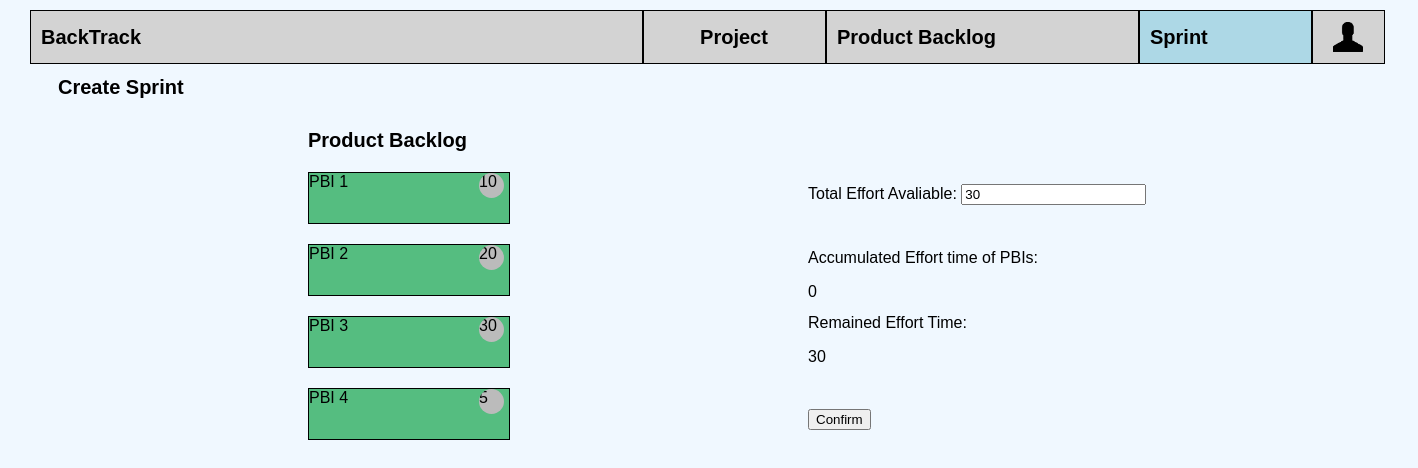
/sprints/createsprint, run on an earlier commit of the app's database.
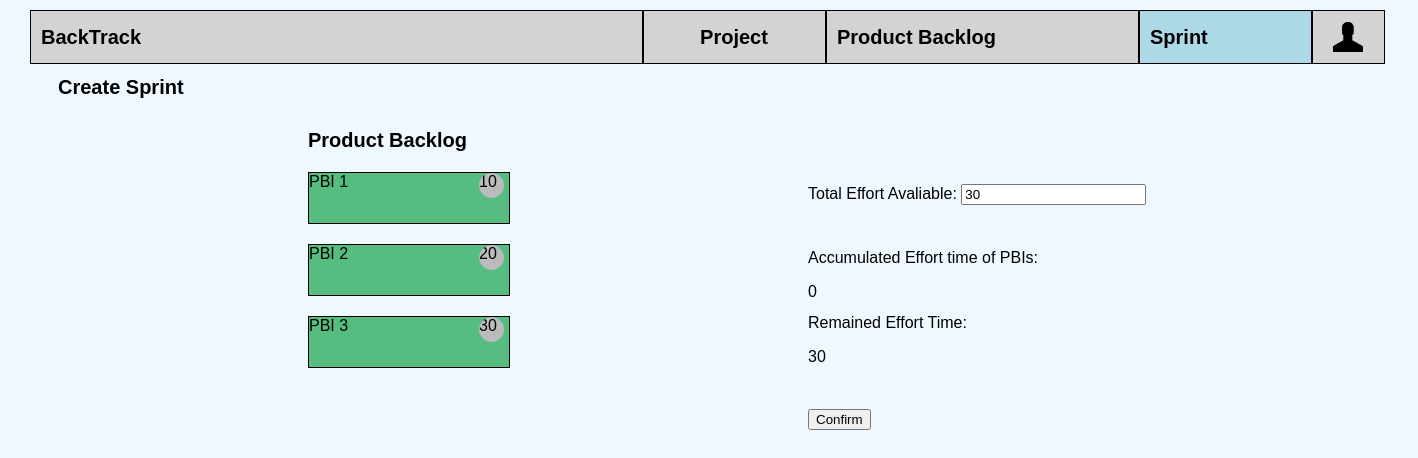
And on a later commit of the database.
### sprints/models.py (models this page shows, shortened)
class PBI(models.Model):
    description = models.CharField(max_length=200)
    id = models.AutoField(primary_key=True)
    STATUS = (('NS', 'Not started'), ('IP', 'In progress'), ('C', 'Complete'), ('NF', 'NotFinish'))
    status = models.CharField(max_length=10, choices=STATUS, default='NS')
    sprint = models.ForeignKey(SprintBacklog, null=True, on_delete=models.SET_NULL, blank=True)
    estimated_efforts = models.IntegerField(null=True)
    remainStory = models.IntegerField(null=True, default=10)
    priority=models.IntegerField(default=0)
    objects = models.Manager()
    cumulative_storypoint=models.IntegerField(null=True, default=0, blank=True)

### sprints/views.py (the view)
# urls.py: path('createsprint',views.SprintCreate.as_view(), name='createsprints'),
class SprintCreate(TemplateView):
    template_name = "sprints/createsprint.html"
    def get_context_data(self, **kwargs):
        context = super().get_context_data(**kwargs)
        context['pbi_list']=PBI.objects.all()
        return context

### templates/sprints/createsprint.html (shortened to what this page needs)
{% extends 'base.html' %}
{% block content %}
<div class="panel">
        <div id="creating" style="display: block;">
            <form id="form" action="createspri/" method="post" onsubmit="formsubmit()">
            <div class="title">Create Sprint</div>
            <div id="notselected" class="thediv">
                <div class="title">Product Backlog</div>
                {% for pbi in pbi_list %}
                <div class="pbi" onclick="pbiselected(event)" id="{{pbi.id}}">PBI {{pbi.id}}
                    <span class="initEsti circle" style="float:right;">
                            {{pbi.estimated_efforts }}
                    </span>
                </div>
                {%empty%}
                <div>No PBI yet.</div>
                {% endfor %}
            </div>
            <div class="thediv right" onload="update()">
                <div>Total Effort Avaliable: <input id="ini" type="text" name="initialEf" value="30" onblur="update()"></div>
                <div>Accumulated Effort time of PBIs:<p id="Accumulated"> 0</p></div>
                <div>Remained Effort Time:<p id="remained"> 30</p></div>
                <input type="submit" value="Confirm" id="confirmBtn" >
            </div>
        </form>
        </div>
</div>
{% endblock %}

What changed in the data, as far as the page shows it:
removed PBI: id "4", estimated_efforts "5"
